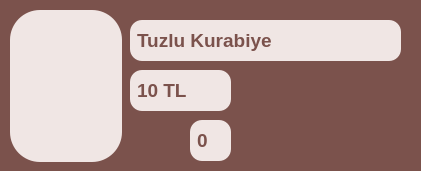
          <widget class="QGroupBox" name="gb_tuzlu_kurabiye">
           <property name="minimumSize">
            <size>
             <width>421</width>
             <height>171</height>
            </size>
           </property>
           <property name="maximumSize">
            <size>
             <width>421</width>
             <height>171</height>
            </size>
           </property>
           <property name="styleSheet">
            <string notr="true">QGroupBox {
    background-color:  #7b524c;
    color: #7b524c;
    border-radius: 12px;
    font-size: 14pt;
    padding: 5px;
}</string>
           </property>
           <property name="title">
            <string>GroupBox</string>
           </property>
           <widget class="QLineEdit" name="le_urun_adi_tuzlu_kurabiye_market">
            <property name="enabled">
             <bool>false</bool>
            </property>
            <property name="geometry">
             <rect>
              <x>130</x>
              <y>20</y>
              <width>271</width>
              <height>41</height>
             </rect>
            </property>
            <property name="font">
             <font>
              <pointsize>14</pointsize>
              <weight>75</weight>
              <bold>true</bold>
             </font>
            </property>
            <property name="styleSheet">
             <string notr="true">QLineEdit {
    background-color: #f0e6e4;
    color: #7b524c;
    border-radius: 12px;
    font-size: 14pt;
    padding: 5px;
	bond;
}</string>
            </property>
            <property name="text">
             <string>Tuzlu Kurabiye</string>
            </property>
           </widget>
           <widget class="QLineEdit" name="le_urun_fiyati_tuzlu_kurabiye_market">
            <property name="enabled">
             <bool>false</bool>
            </property>
            <property name="geometry">
             <rect>
              <x>130</x>
              <y>70</y>
              <width>101</width>
              <height>41</height>
             </rect>
            </property>
            <property name="font">
             <font>
              <pointsize>14</pointsize>
              <weight>75</weight>
              <bold>true</bold>
             </font>
            </property>
            <property name="styleSheet">
             <string notr="true">QLineEdit {
    background-color: #f0e6e4;
    color: #7b524c;
    border-radius: 12px;
    font-size: 14pt;
    padding: 5px;
	bond;
}</string>
            </property>
            <property name="text">
             <string>10 TL</string>
            </property>
           </widget>
           <widget class="QPushButton" name="btn_urun_adedi_eksiltme_tuzlu_kurabiye_market">
            <property name="geometry">
             <rect>
              <x>130</x>
              <y>120</y>
              <width>51</width>
              <height>41</height>
             </rect>
            </property>
            <property name="styleSheet">
             <string notr="true">QPushButton {
    background-color: rgba(0, 0, 0, 0);
    border: none;
}</string>
            </property>
            <property name="text">
             <string/>
            </property>
            <property name="icon">
             <iconset>
              <normaloff>icon/minus.png</normaloff>icon/minus.png</iconset>
            </property>
            <property name="iconSize">
             <size>
              <width>40</width>
              <height>40</height>
             </size>
            </property>
           </widget>
           <widget class="QPushButton" name="btn_urun_adedi_arttirma_tuzlu_kurabiye_market">
            <property name="geometry">
             <rect>
              <x>240</x>
              <y>120</y>
              <width>51</width>
              <height>41</height>
             </rect>
            </property>
            <property name="styleSheet">
             <string notr="true">QPushButton {
    background-color: rgba(0, 0, 0, 0);
    border: none;
}</string>
            </property>
            <property name="text">
             <string/>
            </property>
            <property name="icon">
             <iconset>
              <normaloff>icon/add.png</normaloff>icon/add.png</iconset>
            </property>
            <property name="iconSize">
             <size>
              <width>40</width>
              <height>40</height>
             </size>
            </property>
           </widget>
           <widget class="QLineEdit" name="le_urun_adedi_tuzlu_kurabiye_market">
            <property name="enabled">
             <bool>false</bool>
            </property>
            <property name="geometry">
             <rect>
              <x>190</x>
              <y>120</y>
              <width>41</width>
              <height>41</height>
             </rect>
            </property>
            <property name="font">
             <font>
              <pointsize>14</pointsize>
              <weight>75</weight>
              <bold>true</bold>
             </font>
            </property>
            <property name="styleSheet">
             <string notr="true">QLineEdit {
    background-color: #f0e6e4;
    color: #7b524c;
    border-radius: 12px;
    font-size: 14pt;
    padding: 5px;
	bond;
}</string>
            </property>
            <property name="text">
             <string>0</string>
            </property>
           </widget>
           <widget class="QPushButton" name="btn_urun_arka_plani_tuzlu_kurabiye_market">
            <property name="enabled">
             <bool>false</bool>
            </property>
            <property name="geometry">
             <rect>
              <x>10</x>
              <y>10</y>
              <width>112</width>
              <height>152</height>
             </rect>
            </property>
            <property name="minimumSize">
             <size>
              <width>0</width>
              <height>0</height>
             </size>
            </property>
            <property name="maximumSize">
             <size>
              <width>100000</width>
              <height>1000000</height>
             </size>
            </property>
            <property name="palette">
             <palette>
              <active>
               <colorrole role="WindowText">
                <brush brushstyle="SolidPattern">
                 <color alpha="255">
                  <red>252</red>
                  <green>237</green>
                  <blue>214</blue>
                 </color>
                </brush>
               </colorrole>
               <colorrole role="Button">
                <brush brushstyle="SolidPattern">
                 <color alpha="255">
                  <red>240</red>
                  <green>230</green>
                  <blue>228</blue>
                 </color>
                </brush>
               </colorrole>
               <colorrole role="Text">
                <brush brushstyle="SolidPattern">
                 <color alpha="255">
                  <red>252</red>
                  <green>237</green>
                  <blue>214</blue>
                 </color>
                </brush>
               </colorrole>
               <colorrole role="ButtonText">
                <brush brushstyle="SolidPattern">
                 <color alpha="255">
                  <red>252</red>
                  <green>237</green>
                  <blue>214</blue>
                 </color>
                </brush>
               </colorrole>
               <colorrole role="Base">
                <brush brushstyle="SolidPattern">
                 <color alpha="255">
                  <red>240</red>
                  <green>230</green>
                  <blue>228</blue>
                 </color>
                </brush>
               </colorrole>
               <colorrole role="Window">
                <brush brushstyle="SolidPattern">
                 <color alpha="255">
                  <red>240</red>
                  <green>230</green>
                  <blue>228</blue>
                 </color>
                </brush>
               </colorrole>
              </active>
              <inactive>
               <colorrole role="WindowText">
                <brush brushstyle="SolidPattern">
                 <color alpha="255">
                  <red>252</red>
                  <green>237</green>
                  <blue>214</blue>
                 </color>
                </brush>
               </colorrole>
               <colorrole role="Button">
                <brush brushstyle="SolidPattern">
                 <color alpha="255">
                  <red>240</red>
                  <green>230</green>
                  <blue>228</blue>
                 </color>
                </brush>
               </colorrole>
               <colorrole role="Text">
                <brush brushstyle="SolidPattern">
                 <color alpha="255">
                  <red>252</red>
                  <green>237</green>
                  <blue>214</blue>
                 </color>
                </brush>
               </colorrole>
               <colorrole role="ButtonText">
                <brush brushstyle="SolidPattern">
                 <color alpha="255">
                  <red>252</red>
                  <green>237</green>
                  <blue>214</blue>
                 </color>
                </brush>
               </colorrole>
               <colorrole role="Base">
                <brush brushstyle="SolidPattern">
                 <color alpha="255">
                  <red>240</red>
                  <green>230</green>
                  <blue>228</blue>
                 </color>
                </brush>
               </colorrole>
               <colorrole role="Window">
                <brush brushstyle="SolidPattern">
                 <color alpha="255">
                  <red>240</red>
                  <green>230</green>
                  <blue>228</blue>
                 </color>
                </brush>
               </colorrole>
              </inactive>
              <disabled>
               <colorrole role="WindowText">
                <brush brushstyle="SolidPattern">
                 <color alpha="255">
                  <red>252</red>
                  <green>237</green>
                  <blue>214</blue>
                 </color>
                </brush>
               </colorrole>
               <colorrole role="Button">
                <brush brushstyle="SolidPattern">
                 <color alpha="255">
                  <red>240</red>
                  <green>230</green>
                  <blue>228</blue>
                 </color>
                </brush>
               </colorrole>
               <colorrole role="Text">
                <brush brushstyle="SolidPattern">
                 <color alpha="255">
                  <red>252</red>
                  <green>237</green>
                  <blue>214</blue>
                 </color>
                </brush>
               </colorrole>
               <colorrole role="ButtonText">
                <brush brushstyle="SolidPattern">
                 <color alpha="255">
                  <red>252</red>
                  <green>237</green>
                  <blue>214</blue>
                 </color>
                </brush>
               </colorrole>
               <colorrole role="Base">
                <brush brushstyle="SolidPattern">
                 <color alpha="255">
                  <red>240</red>
                  <green>230</green>
                  <blue>228</blue>
                 </color>
                </brush>
               </colorrole>
               <colorrole role="Window">
                <brush brushstyle="SolidPattern">
                 <color alpha="255">
                  <red>240</red>
                  <green>230</green>
                  <blue>228</blue>
                 </color>
                </brush>
               </colorrole>
              </disabled>
             </palette>
            </property>
            <property name="font">
             <font>
              <family>Arial Black</family>
              <pointsize>16</pointsize>
              <weight>75</weight>
              <bold>true</bold>
             </font>
            </property>
            <property name="cursor">
             <cursorShape>ArrowCursor</cursorShape>
            </property>
            <property name="contextMenuPolicy">
             <enum>Qt::DefaultContextMenu</enum>
            </property>
            <property name="styleSheet">
             <string notr="true">QPushButton {
    background-color: #f0e6e4;
    border-radius: 30px;

}

</string>
            </property>
            <property name="text">
             <string/>
            </property>
           </widget>
           <widget class="QLabel" name="lb_urun_icon_tuzlu_kurabiye_market">
            <property name="geometry">
             <rect>
              <x>15</x>
              <y>40</y>
              <width>101</width>
              <height>101</height>
             </rect>
            </property>
            <property name="styleSheet">
             <string notr="true">QLbel{
background-color: #f0e6e4;

}

</string>
            </property>
            <property name="text">
             <string/>
            </property>
            <property name="pixmap">
             <pixmap>icon/cookie_2123701.png</pixmap>
            </property>
            <property name="scaledContents">
             <bool>true</bool>
            </property>
           </widget>
          </widget>
